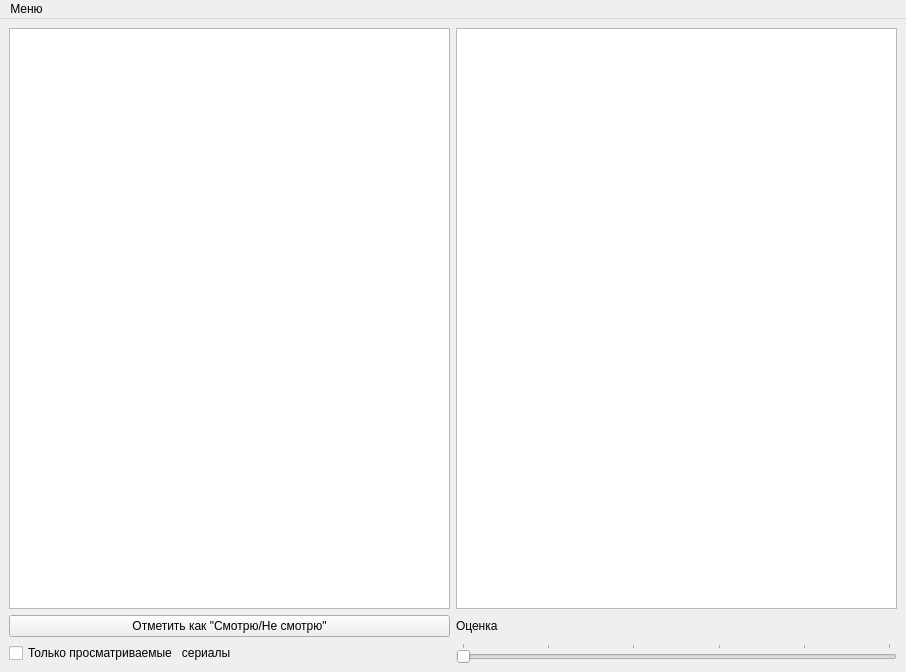
<?xml version="1.0" encoding="UTF-8"?>
<ui version="4.0">
 <class>MainWindow</class>
 <widget class="QMainWindow" name="MainWindow">
  <property name="geometry">
   <rect>
    <x>0</x>
    <y>0</y>
    <width>906</width>
    <height>672</height>
   </rect>
  </property>
  <property name="windowTitle">
   <string>Трекер просмотра сериалов</string>
  </property>
  <widget class="QWidget" name="centralwidget">
   <layout class="QGridLayout" name="gridLayout">
    <item row="0" column="0">
     <widget class="QTreeView" name="treeView"/>
    </item>
    <item row="2" column="0">
     <widget class="QCheckBox" name="onlyWatched">
      <property name="text">
       <string>Только просматриваемые   сериалы</string>
      </property>
     </widget>
    </item>
    <item row="0" column="1">
     <widget class="QTextBrowser" name="textBrowser">
      <property name="font">
       <font>
        <pointsize>14</pointsize>
       </font>
      </property>
     </widget>
    </item>
    <item row="2" column="1">
     <widget class="QSlider" name="scoreScroll">
      <property name="maximum">
       <number>5</number>
      </property>
      <property name="tracking">
       <bool>true</bool>
      </property>
      <property name="orientation">
       <enum>Qt::Horizontal</enum>
      </property>
      <property name="invertedAppearance">
       <bool>false</bool>
      </property>
      <property name="invertedControls">
       <bool>false</bool>
      </property>
      <property name="tickPosition">
       <enum>QSlider::TicksAbove</enum>
      </property>
      <property name="tickInterval">
       <number>1</number>
      </property>
     </widget>
    </item>
    <item row="1" column="1">
     <widget class="QLabel" name="label">
      <property name="text">
       <string>Оценка</string>
      </property>
     </widget>
    </item>
    <item row="1" column="0">
     <layout class="QHBoxLayout" name="horizontalLayout">
      <item>
       <widget class="QPushButton" name="watchedUnwatchedButton">
        <property name="text">
         <string>Отметить как &quot;Смотрю/Не смотрю&quot;</string>
        </property>
       </widget>
      </item>
     </layout>
    </item>
   </layout>
  </widget>
  <widget class="QMenuBar" name="menubar">
   <property name="geometry">
    <rect>
     <x>0</x>
     <y>0</y>
     <width>906</width>
     <height>21</height>
    </rect>
   </property>
   <widget class="QMenu" name="menu">
    <property name="title">
     <string>Меню</string>
    </property>
    <addaction name="actionUpdate"/>
    <addaction name="actionStat"/>
    <addaction name="separator"/>
    <addaction name="actionClose"/>
   </widget>
   <addaction name="menu"/>
  </widget>
  <action name="actionUpdate">
   <property name="text">
    <string>Обновить</string>
   </property>
  </action>
  <action name="actionClose">
   <property name="text">
    <string>Выход</string>
   </property>
  </action>
  <action name="actionStat">
   <property name="text">
    <string>Посмотреть статистику</string>
   </property>
   <property name="shortcut">
    <string>Ctrl+S</string>
   </property>
  </action>
 </widget>
 <resources/>
 <connections>
  <connection>
   <sender>actionClose</sender>
   <signal>triggered()</signal>
   <receiver>MainWindow</receiver>
   <slot>close()</slot>
   <hints>
    <hint type="sourcelabel">
     <x>94</x>
     <y>81</y>
    </hint>
    <hint type="destinationlabel">
     <x>452</x>
     <y>335</y>
    </hint>
   </hints>
  </connection>
 </connections>
</ui>
